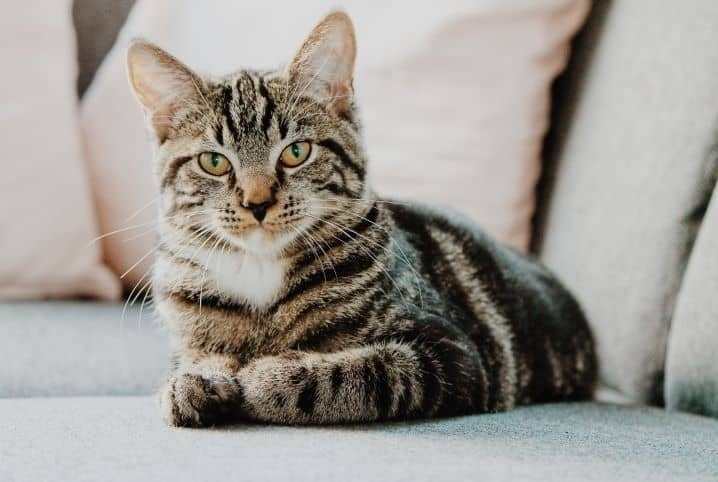
#> input picture gato.jpg, 718 x 482 px
$ python Cap2-Ex4.py
#> lines starting #> are read from the running program, lines starting #| are printed output that depends on the picture
import cv2 # biblioteca Opencv em Python
imagem = cv2.imread('gato.jpg') #lê a imagem
#> imagem is the input picture: shape (482, 718, 3); mean B, G, R 147.4, 153.3, 157.5

for y in range(0, imagem.shape[0], 1):  # percorre as linhas de 1 em 1 pixel
    for x in range(0, imagem.shape[1], 1):  # percorre as colunas de 1 em 1 pixel
        imagem[y, x] = (0, (x*y) % 256, 0) # só haverá canal de cor verde e será o resto da multiplicação entre x e y divido por 256
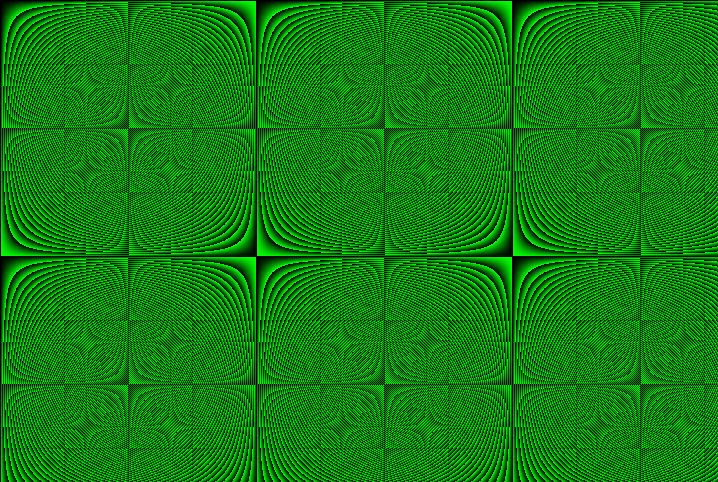
#> imagem: shape (482, 718, 3); mean B, G, R 0, 125.3, 0

cv2.imshow("Imagem modificada", imagem) # apresenta a imagem
cv2.waitKey(0) # espera pressionar qualquer tecla
